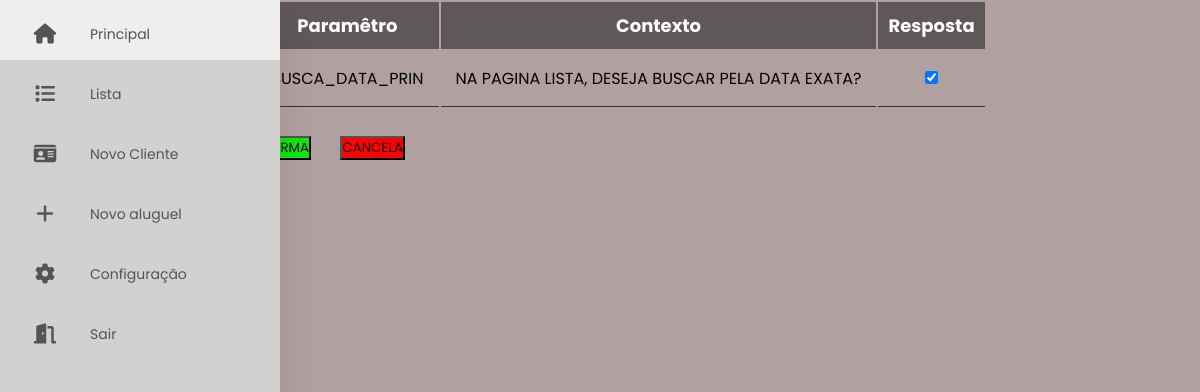
/View/config.php, run on the app's committed database.
### tables this page shows
CREATE TABLE `parametros_globais` (
  `ID` int(11) NOT NULL,
  `NOME` varchar(100) NOT NULL,
  `VALOR` varchar(10) NOT NULL,
  `CONTEXTO` varchar(500) DEFAULT NULL,
  `CHECKABLE` char(1) DEFAULT NULL
);

### helper/configClass.php (called while the page is built, shortened)
<?php
class configClass{
public $usuario  = "root";
public $password = "";
public $servidor = "localhost";
public $basededatos = "conversa";
public function connection(){
    $con = mysqli_connect($this->servidor, $this->usuario, $this->password, $this->basededatos) or die("Falha ao conectar no servidor");
    return $con;
}
}

### Model/MdConfig.php (called while the page is built, shortened)
<?php
require_once('C:\xampp\htdocs\mesas araujo\app\helper\configClass.php');
class MdConfig{
    public function selectParam(){
        $query = "SELECT * FROM PARAMETROS_GLOBAIS";
        $config = new configClass();
        $result = mysqli_query($config->connection(), $query);
        return $result;
    }
}

### View/config.php (the view, shortened to what this page needs)
<?php
include_once('../Model/MdConfig.php');
$inst = new MdConfig();
$result = $inst->selectParam();
?>
<!DOCTYPE html>
<html lang="pt-br">
    <head>
        <link rel="stylesheet" href="https://cdnjs.cloudflare.com/ajax/libs/font-awesome/6.5.1/css/all.min.css">
        <link rel="stylesheet" href="../Style/config.css">
    </head>
    <body>
    <nav class="nvmenu">
        <ul class="ulgeral">
            <li class="icPrinc">
                <a href="../View/principal.php">
                    <i class="fas fa-home"></i>
                    <span class="nav-item">Principal</span>
                </a>
            </li>
            <li class="icList">
                <a href="../View/list.php">
                    <i class="fas fa-solid fa-list"></i>
                    <span class="nav-item">Lista</span>
                </a>
            </li>
            <li class="icPerson">
                <a href="../View/person.php">
                <i class="fas fa-solid fa-id-card"></i>
                    <span class="nav-item">Novo Cliente</span>
                </a>
            </li>
            <li class="icOrder">
                <a href="../View/clientList.php">
                    <i class=" fas fa-solid fa-plus"></i>
                    <span class="nav-item">Novo aluguel</span>
                </a>
            </li>
            <li class="icConfig">
                <a href="../View/config.php">
                    <i class="fas fa-solid fa-gear"></i>
                    <span class="nav-item">Configuração</span>
                </a>
            </li>
            <li class="icout">
                <a href="../index.php">
                    <i class="fas fa-solid fa-door-open"></i>
                    <span class="nav-item">Sair</span>
                </a>
            </li>
        </ul>
    </nav>
        <form action="" method="POST">
            <table>
                <th>
                    <th>Paramêtro</th>
                    <th>Contexto</th>
                    <th>Resposta</th>
                </th>
                <?php
                    while($note = mysqli_fetch_array($result)){
                        $notes['id'] = $note['ID'];
                        $notes["param"] = $note['NOME'];
                        $notes["contex"] = $note['CONTEXTO'];
                        $notes["check"] = $note['CHECKABLE'];
                        $notes['valor'] = $note['VALOR'];
                    }
                ?>
                <tr>
                    <td><?php echo '-'; ?></td>
                    <td><?php echo $notes['param']; ?></td>
                    <td><?php echo $notes['contex']; ?></td>
                    <td>
                        <?php
                            if ($notes['check'] == 1){
                        ?>  <input type="checkbox"  name="check" <?php if($notes['valor']) { ?> checked <?php }?>>
                        <?php
                        } else { ?>
                            <input type="text">
                        <?php
                        }
                        ?>
                    </td>
                </tr>
            </table>
            <div class="btn">
                <input type="submit" value="CANCELA" name="btn" class="cancel">
            </div>
        </form>
    </body>
</html>

### Style/config.css (style rules this page uses)
* { margin: 0; padding: 0; outline: none; text-decoration: none; box-sizing: border-box; font-family: "Poppins", sans-serif; }
body { background-color: rgb(177, 160, 160); display: flex; align-items: center; justify-content: center; margin: 0; }
nav { position:fixed; top: 0; bottom: 0; background: rgb(211, 208, 208); width: 90px; height: 100%; left: 0; overflow: hidden; transition: width 0.2s linear; box-shadow: 0 20px 35px rgba(0, 0, 0, 0.1); }
a { position: relative; color: rgb(85, 83, 83); font-size: 14px; display: table; width: 300px; padding: 10px; }
.fas { position: relative; width: 70px; height: 40px; top: 14px; font-size: 20px; text-align: center; }
.nav-item { position: relative; top: 12px; margin-left: 10px; }
table th { background-color: #5f5858; font-size: 18px; color: white; padding: 10px; }
table td { border-bottom: 1px solid #333; color: #000; text-align: center; padding: 15px; }
.cancel { background-color: red; margin-left: 25px; }
.btn { padding: 25px; }

### data on the page
parametros_globais: NOME "BUSCA_DATA_PRIN", CONTEXTO "NA PAGINA LISTA, DESEJA BUSCAR PELA DATA EXATA?", VALOR "☑"
